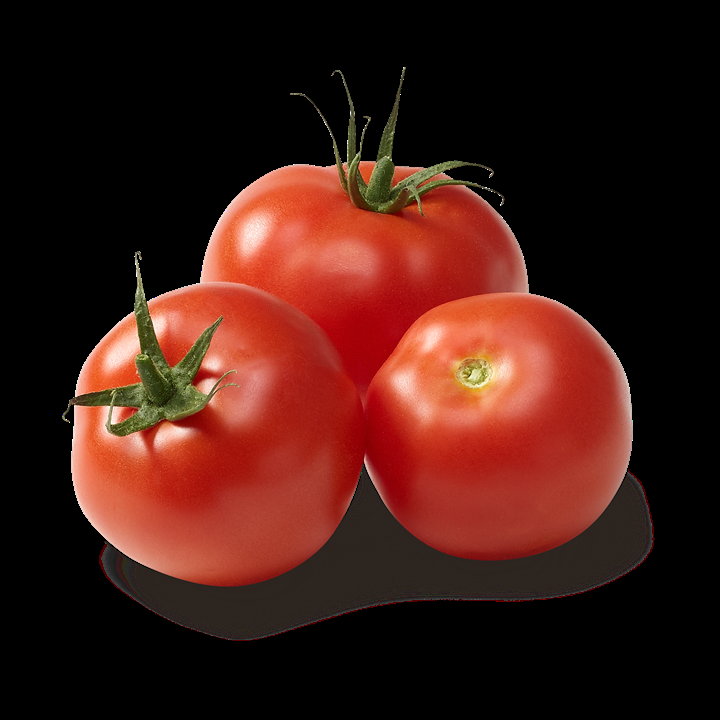
#> input picture image.png, 720 x 720 px
$ python app.py
#> lines starting #> are read from the running program, lines starting #| are printed output that depends on the picture
import cv2
# Charger une image
image = cv2.imread('image.png')
#> image is the input picture: shape (720, 720, 3); mean B, G, R 19.9, 26.9, 65.3
# Afficher l'image
cv2.imshow('Image', image)
cv2.waitKey(0)
cv2.destroyAllWindows()


# Convertir en niveaux de gris
gray_image = cv2.cvtColor(image,
cv2.COLOR_BGR2GRAY)
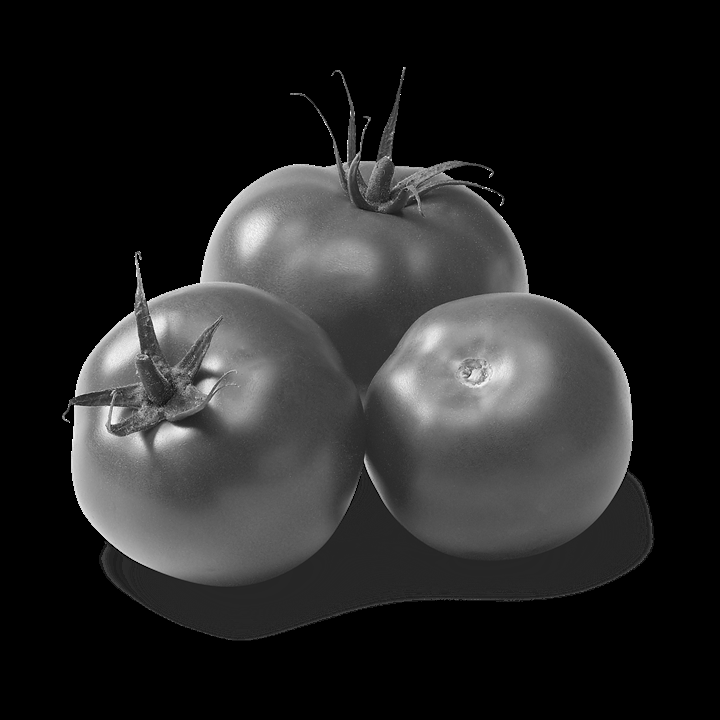
#> gray_image: shape (720, 720); min 0, max 255, mean 37.6
# Sauvegarder
cv2.imwrite('gray_image.jpg', gray_image)
# Afficher l'image
cv2.imshow('Grayscale Image', gray_image)
cv2.waitKey(0)
cv2.destroyAllWindows()


# Redimensionner à une taille fixe
resized_image = cv2.resize(image, (200, 200))
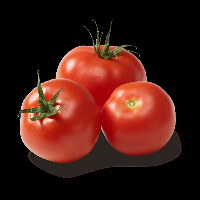
#> resized_image: shape (200, 200, 3); mean B, G, R 19.9, 26.9, 65.3
# Redimensionner en maintenant le ratio
height, width = image.shape[:2]
#> height = 720; width = 720
new_width = 300
new_height = int((new_width / width) * height)
#> new_height = 300
resized_aspect_image = cv2.resize(image,
(new_width, new_height))
# Afficher l'image
cv2.imshow('Resized Image', resized_image)
cv2.waitKey(0)
cv2.destroyAllWindows()


# Normalisation entre 0 et 1
normalized_image = image / 255.0
# Normalisation à une plage personnalisée
norm_image = cv2.normalize(image, None,
alpha=0, beta=255, norm_type=cv2.NORM_MINMAX)
# Afficher l'image
cv2.imshow('Normalized Image', norm_image)
cv2.waitKey(0)
cv2.destroyAllWindows()
